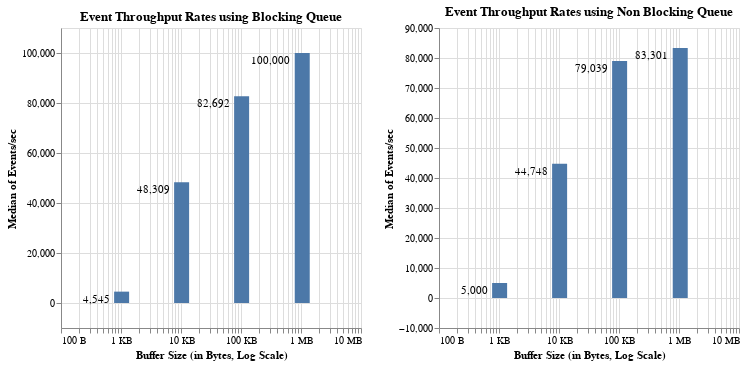

Notebook code for this chart:
### Code cell
blocking_queue_df = all_measurements_df[all_measurements_df['buffer_type'] == 'blocking']
non_blocking_queue_df = all_measurements_df[all_measurements_df['buffer_type'] == 'non-blocking']

plot_event_rate(blocking_queue_df, title="Event Throughput Rates using Blocking Queue") | plot_event_rate(non_blocking_queue_df, title="Event Throughput Rates using Non Blocking Queue")

### Figure 1 — Vega-Lite specification as saved in the notebook (floating-point values rounded to 4 significant figures; data arrays with more than 128 entries replaced by an {"elided": "..."} marker saying what was removed)
{"config": {"view": {"continuousWidth": 400, "continuousHeight": 300}}, "hconcat": [{"layer": [{"mark": {"type": "bar", "clip": true, "width": 15}, "encoding": {"x": {"type": "quantitative", "axis": {"labelExpr": "datum.label && datum.label[0] == '1' ? (datum.value >= 1000000 ? datum.value / 1000000 + ' MB' : datum.value >= 1000 ? datum.value / 1000 + ' KB' : datum.label + ' B') : null"}, "field": "buffer_size_in_bytes", "scale": {"type": "log"}, "title": "Buffer Size (in Bytes, Log Scale)"}, "y": {"type": "quantitative", "aggregate": "median", "field": "events_per_second", "scale": {"padding": 1}, "title": "Median of Events/sec"}}, "title": "Event Throughput Rates using Blocking Queue", "width": 300}, {"mark": {"type": "text", "align": "right", "color": "black", "dx": -12, "dy": 8}, "encoding": {"text": {"type": "quantitative", "aggregate": "median", "field": "events_per_second", "format": ",.0f"}, "x": {"type": "quantitative", "axis": {"labelExpr": "datum.label && datum.label[0] == '1' ? (datum.value >= 1000000 ? datum.value / 1000000 + ' MB' : datum.value >= 1000 ? datum.value / 1000 + ' KB' : datum.label + ' B') : null"}, "field": "buffer_size_in_bytes", "scale": {"type": "log"}, "title": "Buffer Size (in Bytes, Log Scale)"}, "y": {"type": "quantitative", "aggregate": "median", "field": "events_per_second", "scale": {"padding": 1}, "title": "Median of Events/sec"}}, "title": "Event Throughput Rates using Blocking Queue", "transform": [{"calculate": "datum.y + \" inches\"", "as": "label"}], "width": 300}], "data": {"name": "data-29035983827fd9465845f2b3f393887e"}}, {"layer": [{"mark": {"type": "bar", "clip": true, "width": 15}, "encoding": {"x": {"type": "quantitative", "axis": {"labelExpr": "datum.label && datum.label[0] == '1' ? (datum.value >= 1000000 ? datum.value / 1000000 + ' MB' : datum.value >= 1000 ? datum.value / 1000 + ' KB' : datum.label + ' B') : null"}, "field": "buffer_size_in_bytes", "scale": {"type": "log"}, "title": "Buffer Size (in Bytes, Log Scale)"}, "y": {"type": "quantitative", "aggregate": "median", "field": "events_per_second", "scale": {"padding": 1}, "title": "Median of Events/sec"}}, "title": "Event Throughput Rates using Non Blocking Queue", "width": 300}, {"mark": {"type": "text", "align": "right", "color": "black", "dx": -12, "dy": 8}, "encoding": {"text": {"type": "quantitative", "aggregate": "median", "field": "events_per_second", "format": ",.0f"}, "x": {"type": "quantitative", "axis": {"labelExpr": "datum.label && datum.label[0] == '1' ? (datum.value >= 1000000 ? datum.value / 1000000 + ' MB' : datum.value >= 1000 ? datum.value / 1000 + ' KB' : datum.label + ' B') : null"}, "field": "buffer_size_in_bytes", "scale": {"type": "log"}, "title": "Buffer Size (in Bytes, Log Scale)"}, "y": {"type": "quantitative", "aggregate": "median", "field": "events_per_second", "scale": {"padding": 1}, "title": "Median of Events/sec"}}, "title": "Event Throughput Rates using Non Blocking Queue", "transform": [{"calculate": "datum.y + \" inches\"", "as": "label"}], "width": 300}], "data": {"name": "data-bc16cf842ee8087e639494f21ba90ff1"}}], "$schema": "https://vega.github.io/schema/vega-lite/v4.8.1.json", "datasets": {"data-29035983827fd9465845f2b3f393887e": {"elided": "194 records"}, "data-bc16cf842ee8087e639494f21ba90ff1": {"elided": "138 records"}}}
